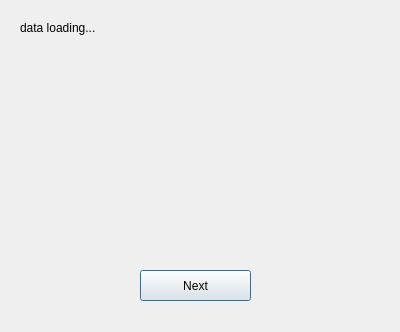
<?xml version="1.0" encoding="UTF-8"?>
<ui version="4.0">
 <class>MyDialog</class>
 <widget class="QDialog" name="MyDialog">
  <property name="geometry">
   <rect>
    <x>0</x>
    <y>0</y>
    <width>400</width>
    <height>332</height>
   </rect>
  </property>
  <property name="windowTitle">
   <string>MyDialog</string>
  </property>
  <widget class="QLabel" name="label">
   <property name="geometry">
    <rect>
     <x>20</x>
     <y>20</y>
     <width>181</width>
     <height>16</height>
    </rect>
   </property>
   <property name="text">
    <string>data loading...</string>
   </property>
  </widget>
  <widget class="QPushButton" name="pushButton">
   <property name="geometry">
    <rect>
     <x>140</x>
     <y>270</y>
     <width>111</width>
     <height>31</height>
    </rect>
   </property>
   <property name="text">
    <string>Next</string>
   </property>
  </widget>
 </widget>
 <layoutdefault spacing="6" margin="11"/>
 <resources/>
 <connections/>
</ui>
